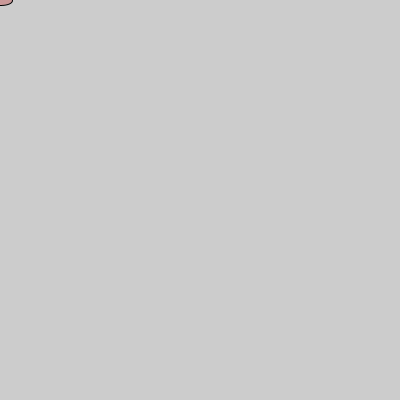
Frame 1 (no input)
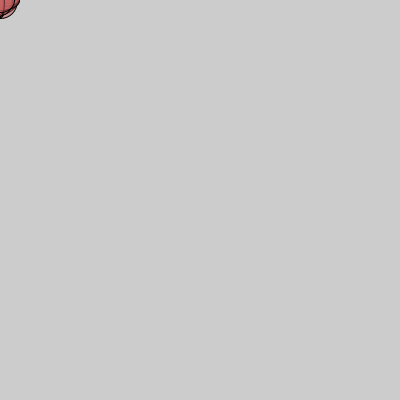
Frame 60 (the mouse pressed at the canvas centre just before this capture)
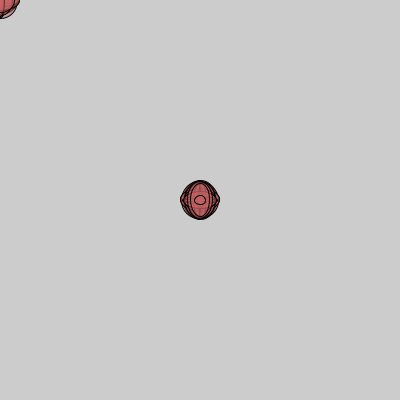
Frame 120 (the mouse held since frame 60 and released just before this capture)

The Processing sketch that drew these frames (run headless with seeded random() and noise(); from frame 60 on, the mouse is pressed at the canvas centre):

// Processing sketch: customDraw
// ── customDraw.pde
void setup() {
  size(400,400);
  smooth();
}

void draw() {
  fill(200,100,100,128);
  ellipse( mouseX, mouseY, random(40), random(40) );
}
